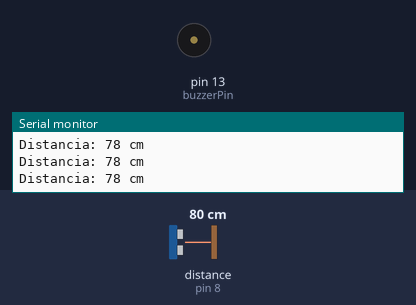
This sketch was run on a simulated Arduino Uno, built with avr-gcc and run on an emulated ATmega328P. Shown: buzzer (waves = sounding, pin HIGH), the last lines printed to the serial monitor. Wiring (inferred from the names in the program): ultrasonic range finder: trigger pin 7; echo pin 8. Inputs (shaded band) come from the test bench; at power-on: distance to the obstacle (sensor on pin 8) 80 cm. The echo pulse lasts 58.3 µs per cm; pins used as bus, display or sensor lines are not drawn.

Above: at 1.2 s.
1.3 s: distance to the obstacle (sensor on pin 8) set to 23 cm
2.8 s: distance to the obstacle (sensor on pin 8) set to 18 cm
At 3.9 s:
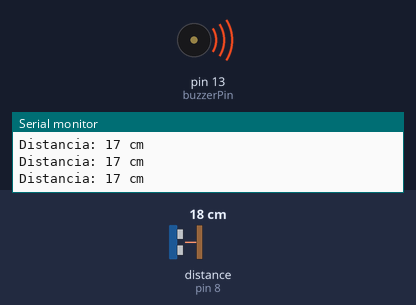
4.3 s: distance to the obstacle (sensor on pin 8) set to 35 cm
At 4.9 s:
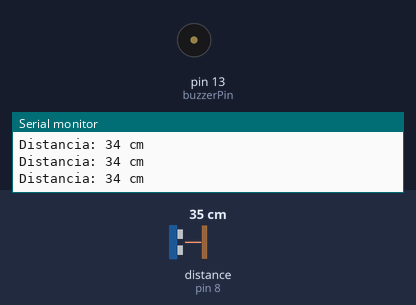
5.8 s: distance to the obstacle (sensor on pin 8) set to 9 cm
At 6.3 s:
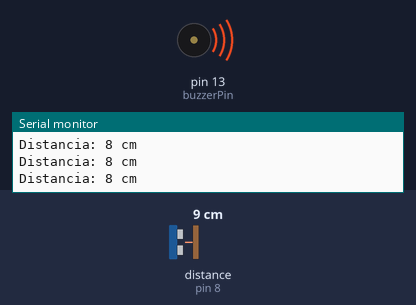
Timing chart, 0 to 8.3 s (numbered marks = the images above; inputs shaded):
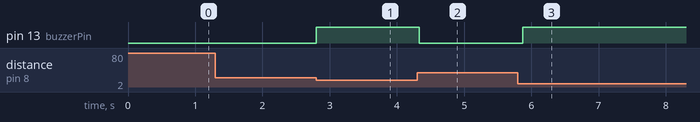

The sketch:

sketch_sep16a.ino
```cpp
const int trigPin = 7;
const int echoPin = 8;
const int buzzerPin = 13;

const long distanciaLimite = 20;

void setup() {
  pinMode(trigPin, OUTPUT);
  pinMode(echoPin, INPUT);
  pinMode(buzzerPin, OUTPUT);
  Serial.begin(9600);
}

void loop() {
  digitalWrite(trigPin, LOW);
  delayMicroseconds(2);
  digitalWrite(trigPin, HIGH);
  delayMicroseconds(10);
  digitalWrite(trigPin, LOW);

  long duracao = pulseIn(echoPin, HIGH);
  long distanciaCm = duracao * 0.034 / 2;

  Serial.print("Distancia: ");
  Serial.print(distanciaCm);
  Serial.println(" cm");

  if (distanciaCm < distanciaLimite && distanciaCm > 0) {
    digitalWrite(buzzerPin, HIGH);
  } else {
    digitalWrite(buzzerPin, LOW);
  }

  delay(100);
}
```

Measured:
- the behaviour switches between 21 and 20 cm on distance to the obstacle (sensor on pin 8) (found by bisection; images 0 and 1)
- after the input at 2.8 s, pin 13 (buzzerPin): LOW → HIGH at once
- after the input at 4.3 s, pin 13 (buzzerPin): HIGH → LOW at once
- after the input at 5.8 s, pin 13 (buzzerPin): LOW → HIGH after 0.07 s
